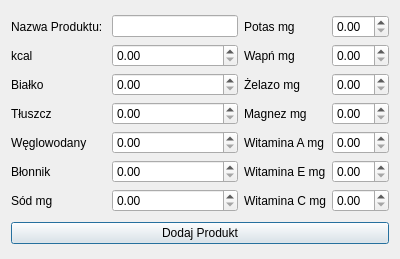
<?xml version="1.0" encoding="UTF-8"?>
<ui version="4.0">
 <class>AddProductDialog</class>
 <widget class="QDialog" name="AddProductDialog">
  <property name="enabled">
   <bool>true</bool>
  </property>
  <property name="geometry">
   <rect>
    <x>0</x>
    <y>0</y>
    <width>400</width>
    <height>259</height>
   </rect>
  </property>
  <property name="sizePolicy">
   <sizepolicy hsizetype="Ignored" vsizetype="Ignored">
    <horstretch>0</horstretch>
    <verstretch>0</verstretch>
   </sizepolicy>
  </property>
  <property name="windowTitle">
   <string>Dialog</string>
  </property>
  <layout class="QVBoxLayout" name="verticalLayout">
   <item>
    <layout class="QGridLayout" name="gridLayout">
     <item row="0" column="0">
      <widget class="QLabel" name="nameLabel">
       <property name="text">
        <string>Nazwa Produktu: </string>
       </property>
      </widget>
     </item>
     <item row="0" column="1">
      <widget class="QLineEdit" name="nameEdit"/>
     </item>
     <item row="0" column="2">
      <widget class="QLabel" name="potassiumLabel">
       <property name="text">
        <string>Potas mg</string>
       </property>
      </widget>
     </item>
     <item row="1" column="0">
      <widget class="QLabel" name="caloriesLabel">
       <property name="text">
        <string>kcal</string>
       </property>
      </widget>
     </item>
     <item row="1" column="2">
      <widget class="QLabel" name="calciumLabel">
       <property name="text">
        <string>Wapń mg</string>
       </property>
      </widget>
     </item>
     <item row="2" column="0">
      <widget class="QLabel" name="proteinLabel">
       <property name="text">
        <string>Białko</string>
       </property>
      </widget>
     </item>
     <item row="2" column="2">
      <widget class="QLabel" name="ironLabel">
       <property name="text">
        <string>Żelazo mg</string>
       </property>
      </widget>
     </item>
     <item row="3" column="0">
      <widget class="QLabel" name="fatLabel">
       <property name="text">
        <string>Tłuszcz</string>
       </property>
      </widget>
     </item>
     <item row="3" column="2">
      <widget class="QLabel" name="magnessiumLabel">
       <property name="text">
        <string>Magnez mg</string>
       </property>
      </widget>
     </item>
     <item row="4" column="0">
      <widget class="QLabel" name="carbohydratesLabel">
       <property name="text">
        <string>Węglowodany</string>
       </property>
      </widget>
     </item>
     <item row="4" column="2">
      <widget class="QLabel" name="vitALabel">
       <property name="text">
        <string>Witamina A mg</string>
       </property>
      </widget>
     </item>
     <item row="5" column="0">
      <widget class="QLabel" name="rughageLabel">
       <property name="text">
        <string>Błonnik</string>
       </property>
      </widget>
     </item>
     <item row="5" column="2">
      <widget class="QLabel" name="vitELabel">
       <property name="text">
        <string>Witamina E mg</string>
       </property>
      </widget>
     </item>
     <item row="6" column="0">
      <widget class="QLabel" name="sodiumLabel">
       <property name="text">
        <string>Sód mg</string>
       </property>
      </widget>
     </item>
     <item row="6" column="2">
      <widget class="QLabel" name="vitCLabel">
       <property name="text">
        <string>Witamina C mg</string>
       </property>
      </widget>
     </item>
     <item row="0" column="3">
      <widget class="QDoubleSpinBox" name="potassiumSpinBox">
       <property name="singleStep">
        <double>0.100000000000000</double>
       </property>
      </widget>
     </item>
     <item row="1" column="3">
      <widget class="QDoubleSpinBox" name="calciumSpinBox">
       <property name="singleStep">
        <double>0.100000000000000</double>
       </property>
      </widget>
     </item>
     <item row="2" column="3">
      <widget class="QDoubleSpinBox" name="ironSpinBox">
       <property name="singleStep">
        <double>0.100000000000000</double>
       </property>
      </widget>
     </item>
     <item row="3" column="3">
      <widget class="QDoubleSpinBox" name="magnessiumSpinBox">
       <property name="singleStep">
        <double>0.100000000000000</double>
       </property>
      </widget>
     </item>
     <item row="4" column="3">
      <widget class="QDoubleSpinBox" name="vitASpinBox">
       <property name="singleStep">
        <double>0.100000000000000</double>
       </property>
      </widget>
     </item>
     <item row="5" column="3">
      <widget class="QDoubleSpinBox" name="vitESpinBox">
       <property name="singleStep">
        <double>0.100000000000000</double>
       </property>
      </widget>
     </item>
     <item row="6" column="3">
      <widget class="QDoubleSpinBox" name="vitCSpinBox">
       <property name="singleStep">
        <double>0.100000000000000</double>
       </property>
      </widget>
     </item>
     <item row="6" column="1">
      <widget class="QDoubleSpinBox" name="sodiumSpinBox">
       <property name="singleStep">
        <double>0.100000000000000</double>
       </property>
      </widget>
     </item>
     <item row="5" column="1">
      <widget class="QDoubleSpinBox" name="rughageSpinBox">
       <property name="decimals">
        <number>2</number>
       </property>
       <property name="singleStep">
        <double>0.100000000000000</double>
       </property>
      </widget>
     </item>
     <item row="4" column="1">
      <widget class="QDoubleSpinBox" name="carbohydratesSpinBox">
       <property name="singleStep">
        <double>0.100000000000000</double>
       </property>
      </widget>
     </item>
     <item row="3" column="1">
      <widget class="QDoubleSpinBox" name="fatSpinBox">
       <property name="singleStep">
        <double>0.100000000000000</double>
       </property>
      </widget>
     </item>
     <item row="2" column="1">
      <widget class="QDoubleSpinBox" name="proteinSpinBox">
       <property name="singleStep">
        <double>0.100000000000000</double>
       </property>
      </widget>
     </item>
     <item row="1" column="1">
      <widget class="QDoubleSpinBox" name="caloriesSpinBox">
       <property name="singleStep">
        <double>0.100000000000000</double>
       </property>
      </widget>
     </item>
    </layout>
   </item>
   <item>
    <layout class="QGridLayout" name="gridLayout_2">
     <item row="0" column="0">
      <widget class="QPushButton" name="addButton">
       <property name="text">
        <string>Dodaj Produkt</string>
       </property>
      </widget>
     </item>
    </layout>
   </item>
  </layout>
 </widget>
 <resources/>
 <connections/>
</ui>
